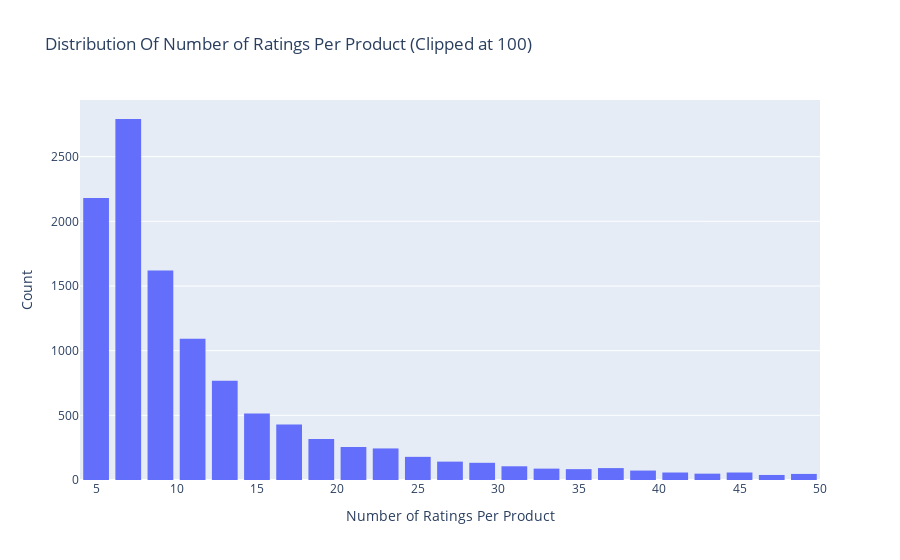

The cell this chart's notebook holds for it:
### Code cell
# Number of ratings per product
data = df.groupby('asin')['overall'].count().clip(upper=50)

# Create trace
trace = go.Histogram(x = data.values,
                     name = 'Ratings',
                     xbins = dict(start = 0,
                                  end = 50,
                                  size = 2))
# Create layout
layout = go.Layout(title = 'Distribution Of Number of Ratings Per Product (Clipped at 100)',
                   xaxis = dict(title = 'Number of Ratings Per Product'),
                   yaxis = dict(title = 'Count'),
                   bargap = 0.2)

# Create plot
fig = go.Figure(data=[trace], layout=layout)
iplot(fig)

### Figure 1 — Plotly figure (JSON) as saved in the notebook; plotly's stock layout.template omitted (floating-point values rounded to 4 significant figures; data arrays with more than 128 entries replaced by an {"elided": "..."} marker saying what was removed)
{"data": [{"name": "Ratings", "type": "histogram", "x": {"elided": "12101 int values"}, "xbins": {"end": 50, "size": 2, "start": 0}}], "layout": {"bargap": 0.2, "title": {"text": "Distribution Of Number of Ratings Per Product (Clipped at 100)"}, "xaxis": {"title": {"text": "Number of Ratings Per Product"}}, "yaxis": {"title": {"text": "Count"}}}}
